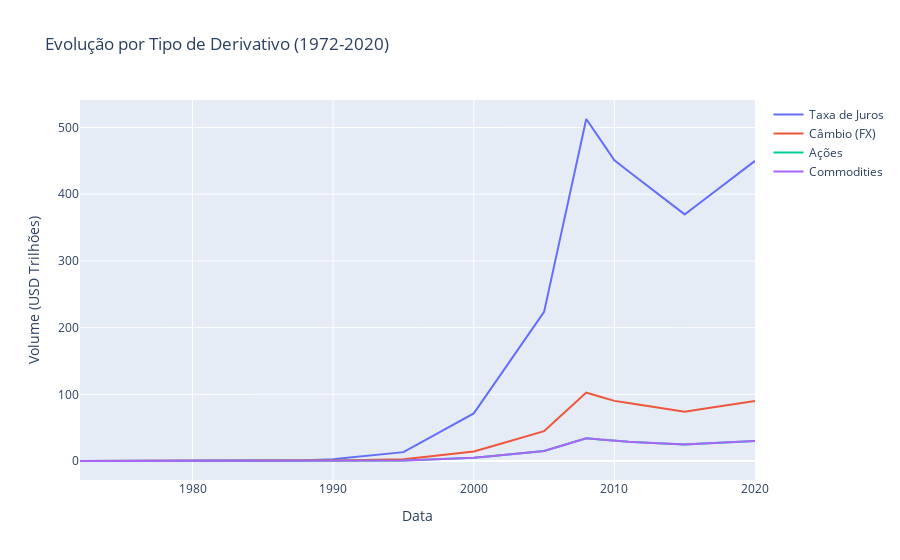

The code cell stored with this chart in its notebook:
### Markdown cell above
## 3. Análise por Tipo de Derivativo

### Code cell
# Evolução comparativa por tipo de derivativo
derivatives_by_type = {
    'Taxa de Juros': derivatives_data['interest_rate'],
    'Câmbio (FX)': derivatives_data['fx_derivatives'],
    'Ações': derivatives_data['equity_derivatives'],
    'Commodities': derivatives_data['commodity_derivatives']
}

plot_comparative_evolution(
    derivatives_by_type,
    "Evolução por Tipo de Derivativo (1972-2020)",
    "Volume (USD Trilhões)"
)
